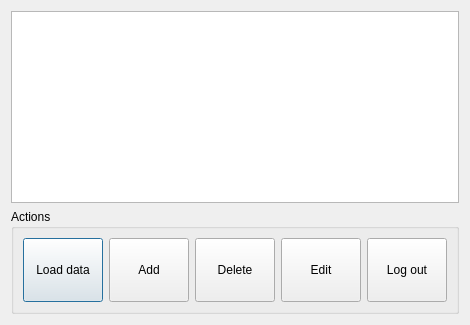
<?xml version="1.0" encoding="UTF-8"?>
<ui version="4.0">
 <class>AdminDialog</class>
 <widget class="QDialog" name="AdminDialog">
  <property name="geometry">
   <rect>
    <x>0</x>
    <y>0</y>
    <width>431</width>
    <height>325</height>
   </rect>
  </property>
  <property name="windowTitle">
   <string>Dialog</string>
  </property>
  <layout class="QVBoxLayout" name="verticalLayout">
   <item>
    <widget class="QTableView" name="tableView">
     <property name="sizePolicy">
      <sizepolicy hsizetype="Preferred" vsizetype="Preferred">
       <horstretch>0</horstretch>
       <verstretch>0</verstretch>
      </sizepolicy>
     </property>
    </widget>
   </item>
   <item>
    <widget class="QGroupBox" name="groupBox">
     <property name="sizePolicy">
      <sizepolicy hsizetype="Preferred" vsizetype="Preferred">
       <horstretch>0</horstretch>
       <verstretch>0</verstretch>
      </sizepolicy>
     </property>
     <property name="title">
      <string>Actions</string>
     </property>
     <layout class="QHBoxLayout" name="horizontalLayout">
      <item>
       <widget class="QPushButton" name="pushButtonLoadData">
        <property name="sizePolicy">
         <sizepolicy hsizetype="Preferred" vsizetype="Preferred">
          <horstretch>0</horstretch>
          <verstretch>0</verstretch>
         </sizepolicy>
        </property>
        <property name="text">
         <string>Load data</string>
        </property>
       </widget>
      </item>
      <item>
       <widget class="QPushButton" name="pushButtonAddEmployee">
        <property name="sizePolicy">
         <sizepolicy hsizetype="Preferred" vsizetype="Preferred">
          <horstretch>0</horstretch>
          <verstretch>0</verstretch>
         </sizepolicy>
        </property>
        <property name="text">
         <string>Add</string>
        </property>
       </widget>
      </item>
      <item>
       <widget class="QPushButton" name="pushButtonDeleteEmployee">
        <property name="sizePolicy">
         <sizepolicy hsizetype="Preferred" vsizetype="Preferred">
          <horstretch>0</horstretch>
          <verstretch>0</verstretch>
         </sizepolicy>
        </property>
        <property name="text">
         <string>Delete</string>
        </property>
       </widget>
      </item>
      <item>
       <widget class="QPushButton" name="pushButton">
        <property name="sizePolicy">
         <sizepolicy hsizetype="Preferred" vsizetype="Preferred">
          <horstretch>0</horstretch>
          <verstretch>0</verstretch>
         </sizepolicy>
        </property>
        <property name="text">
         <string>Edit</string>
        </property>
       </widget>
      </item>
      <item>
       <widget class="QPushButton" name="pushButtonLogOut">
        <property name="sizePolicy">
         <sizepolicy hsizetype="Preferred" vsizetype="Preferred">
          <horstretch>0</horstretch>
          <verstretch>0</verstretch>
         </sizepolicy>
        </property>
        <property name="text">
         <string>Log out</string>
        </property>
       </widget>
      </item>
     </layout>
    </widget>
   </item>
  </layout>
 </widget>
 <resources/>
 <connections/>
</ui>
